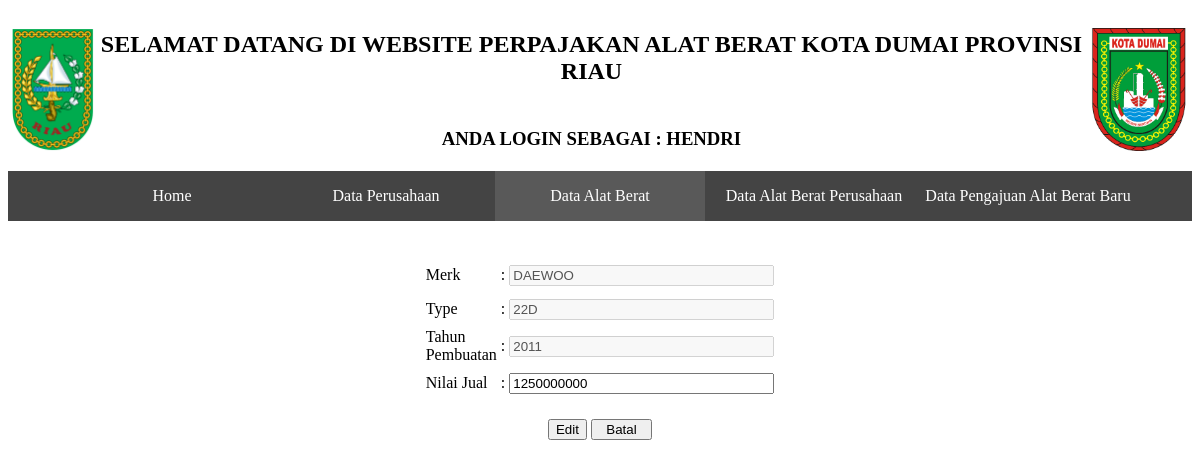
/dabedit.php?kodeAB=DAE22D11 (signed in), run on the app's committed database.
### tables this page shows
CREATE TABLE `merkalat` (
  `kodeMerk` varchar(3) NOT NULL,
  `merk` varchar(50) NOT NULL
);

CREATE TABLE `typealat` (
  `kodeType` varchar(13) NOT NULL,
  `kodeMerk` varchar(3) NOT NULL,
  `type` varchar(12) NOT NULL,
  `indexJenis` int(11) NOT NULL
);

CREATE TABLE `alatberat` (
  `kodeAB` varchar(15) NOT NULL,
  `kodeType` varchar(13) NOT NULL,
  `tahun` varchar(4) NOT NULL,
  `njkb` bigint(13) NOT NULL
);

### dabedit.php (the view, shortened to what this page needs)
<!DOCTYPE html PUBLIC "-//W3C//DTD XHTML 1.0 Transitional//EN" "http://www.w3.org/TR/xhtml1/DTD/xhtml1-transitional.dtd">
<html xmlns="http://www.w3.org/1999/xhtml">
<head>
<link rel="stylesheet" href="css/style.css" />
</head>
<body>
<?php
$namaSes = $_SESSION['nama'];
$hakAkses = $_SESSION['hakAkses'];
		include("configDB.php");
$kodeAB = $_GET['kodeAB'];
$dataAlat = mysqli_query($conn, "SELECT merkalat.*, typealat.*, alatberat.* from merkalat, typealat, alatberat where (merkalat.kodeMerk = typealat.kodeMerk and typealat.kodeType = alatberat.kodeType) AND(alatberat.kodeAB = '$kodeAB')");
while($res = mysqli_fetch_array($dataAlat))
{
	$merk = $res['merk'];
	$type = $res['type'];
	$tahun = $res['tahun'];
    $njkb = $res['njkb'];
	}
?>
<center>
<table border="0" align="center" width="100%">
<tr>
<td rowspan="2" align="right"><img src="images/logoRiau.png" height="123,5" width="83,75" /></td>
<td align="center"><h2>SELAMAT DATANG DI WEBSITE PERPAJAKAN ALAT BERAT KOTA DUMAI PROVINSI RIAU</h2></td>
<td rowspan="2"><img src="images/logoDumai.png" height="123,5" width="100" /></td>
</tr>
<tr>
<td align="center"><h3>ANDA LOGIN SEBAGAI : <?php echo $namaSes; ?></h3></td>
</tr>
</table>
<?php if($hakAkses == "Admin"){?>
<header>
	    <div class="nav">
      <ul>
        <li class="home"><a href="home.php">Home</a></li>
        <li class="karyawan"><a href="karyawan.php">Data Karyawan</a></li>
        <li class="daus"><a href="daus.php">Data Perusahaan</a></li>
        <li class="dab"><a class="active" href="#">Data Alat Berat</a></li>
        <li class="dabus"><a href="dabus.php">Data Alat Berat Perusahaan</a></li>
        <li class="dapeng"><a href="dapeng.php">Data Pengajuan Alat Berat Baru</a></li>
       	</ul>
    </div>
  </header>
<?php } else if($hakAkses == "Operator"){?>
<header>
	    <div class="nav">
      <ul>
        <li class="home"><a href="home.php">Home</a></li>
        <li class="daus"><a href="daus.php">Data Perusahaan</a></li>
        <li class="dab"><a class="active" href="#">Data Alat Berat</a></li>
        <li class="dabus"><a href="dabus.php">Data Alat Berat Perusahaan</a></li>
        <li class="dapeng"><a href="dapeng.php">Data Pengajuan Alat Berat Baru</a></li>
       	</ul>
    </div>
  </header>
<?php } ?>
  <br /><br />
  <form name="editDab" method="POST">
  <table border="0" width="25%" class="info">
  <tr>
  <td width="40%">Merk</td>
  <td width="1%">:</td>
  <td width="50%"><input type="text" name="merek" id="merek" disabled="disabled"  size=30 value="<?php echo $merk;?>"//>
  </td>
  </tr>
  <tr>
  <td>Type</td>
  <td>:</td>
  <td><input type="text" name="type" id="type" disabled="disabled" size=30 value="<?php echo $type;?>"//></td>
  </tr>
  <tr>
  <td>Tahun Pembuatan</td>
  <td>:</td>
  <td><input type="text" name="tahun" id="tahun" disabled="disabled" size=30 value="<?php echo $tahun;?>"//></td>
  </tr>
  <tr>
  <td>Nilai Jual</td>
  <td>:</td>
  <td><input type="text" name="njkb" id="njkb" size=30 value="<?php echo $njkb;?>" required="required"/></td>
  </tr>
  </table>
  <br />
  <input type="submit" name="oke" id="oke" value="Edit" />
  <input type="button" name="batal" id="batal" value="  Batal  " onclick="window.location.href='dab.php'"/>
  </form>
</center>
</body>
</html>

### css/style.css (style rules this page uses)
.nav ul { list-style: none; background-color: #444; text-align: center; padding: 0; margin: 0; }
.nav li { font-size: 9px; line-height: 40px; height: 20px; border-bottom: 1px solid #888; }
.nav a { text-decoration: none; color: #fff; display: block; transition: .3s background-color; }
.nav a.active { background-color: #595959; color: #fff; cursor: default; }
@media screen and (min-width: 500px) { .nav li { width: 210px; border-bottom: none; height: 50px; line-height: 50px; font-size: 1em; } }
@media screen and (min-width: 500px) { .nav li { display: inline-block; margin-right: 0px; } }
.info tr, .info td { height:30px; }

### data on the page
merkalat: merek "DAEWOO", type "22D", tahun "2011", njkb "1250000000"

### other printed values
$namaSes "HENDRI"
